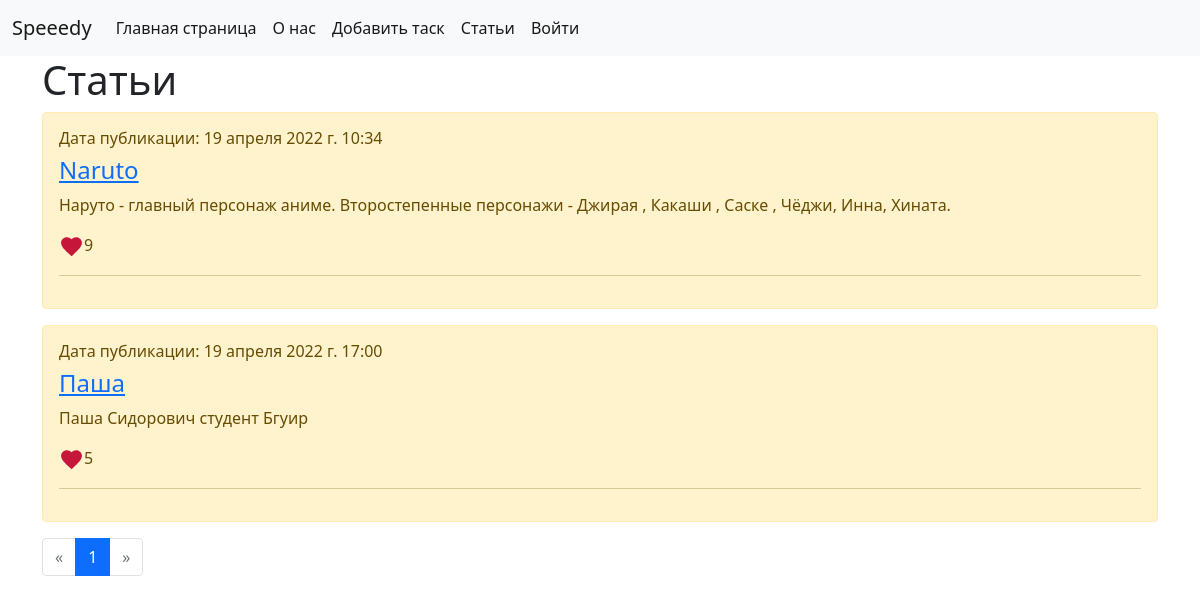
Page /articles on the earlier database version.
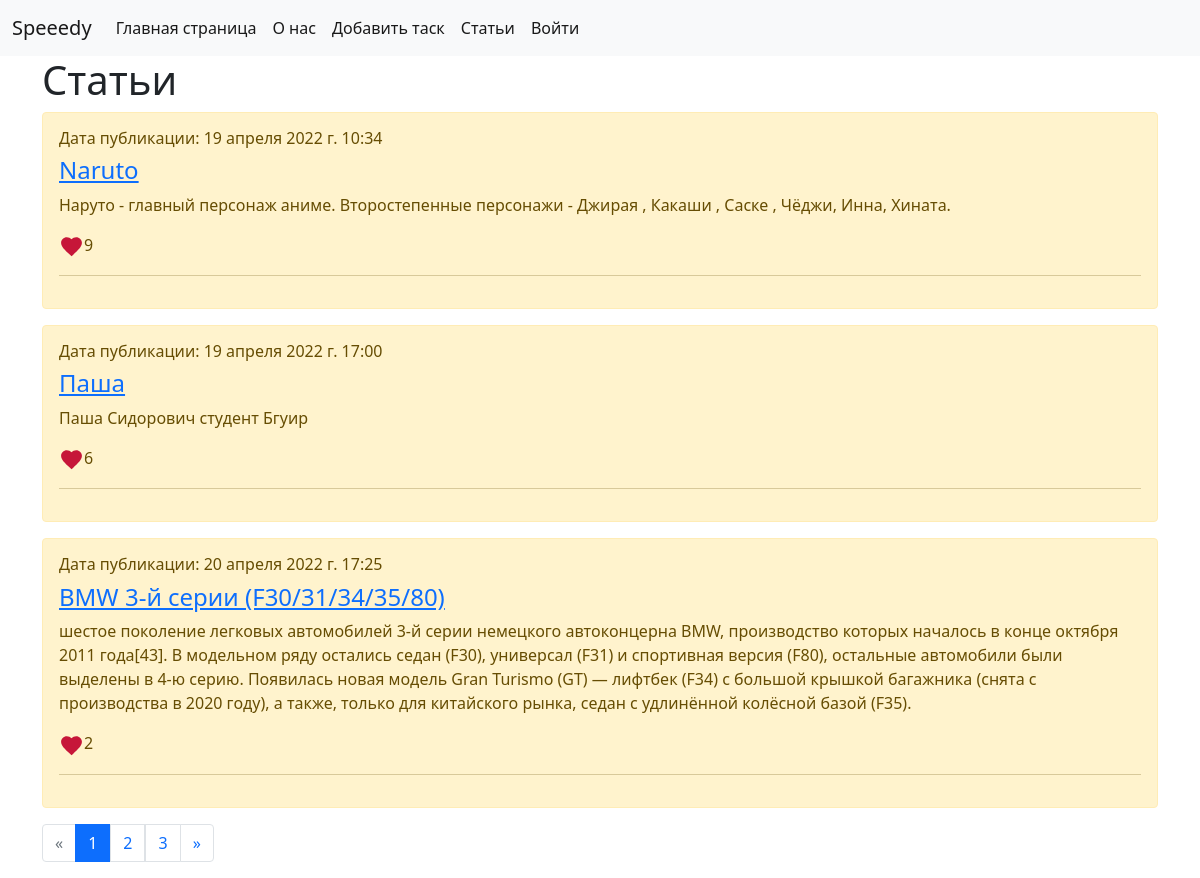
Same page on the later database version.
### main/models.py (models this page shows)
class Article(models.Model):
    class Meta:
        db_table = 'article'
    article_title = models.CharField(max_length=200)
    article_text = models.TextField()
    article_data = models.DateTimeField()
    article_likes = models.IntegerField(default=0)

### main/views.py (the view)
# urls.py: path('articles', views.articles, name='articles'),
def articles(request, page_number=1):
    articles = Article.objects.all()
    current_page = Paginator(articles, 3)
    return render(request, 'main/articles.html',
                  {'title': 'Стена', 'articles': current_page.page(page_number),
                   'username': auth.get_user(request).username})

### main/templates/main/articles.html (shortened to what this page needs)
{% extends 'main/base.html' %}
{% load static %} }}
{% block contects %}
    <h1>Статьи</h1>
    {% if articles %}
        {% for article in articles %}
            <div class="alert alert-warning mt-2">
                <h6>Дата публикации: {{ article.article_data }}</h6>
                <h4><a href="/articles/get/{{ article.id }}">{{ article.article_title }}</a></h4>
                <p>{{ article.article_text }}</p>
                <p><a href="/articles/addlike/{{ article.id }}/"> <img class="heart" src="{% static "heart.svg" %}"
                                                                       alt=""></a>{{ article.article_likes }}</p>
                <hr>
            </div>
        {% endfor %}
    {% else %}
        <p>Нет статьей</p>
    {% endif %}
    <nav aria-label="...">
        <ul class="pagination">
            {% if articles.has_previous %}
                <li class="page-item"><a class="page-link" href="/page/{{ articles.previous_page_number }}/">&laquo;</a></li>
            {% else %}
                <li class="page-item disabled"><a class="page-link" href="">&laquo;</a></li>
            {% endif %}
            {% for page in articles.paginator.page_range %}
                {% if page == articles.number %}
                    <li class="page-item active"><a class="page-link" href="/page/{{ page }}/">{{ page }}</a></li>
                {% else %}
                    <li><a class="page-link" href="/page/{{ page }}/">{{ page }}</a></li>
                {% endif %}
            {% endfor %}
            {% if articles.has_next %}
                <li class="page-item"><a class="page-link" href="/page/{{ articles.next_page_number }}/">&raquo;</a></li>
            {% else %}
                <li class="page-item disabled"><a class="page-link" href="">&raquo;</a></li>
            {% endif %}
        </ul>
    </nav>
{% endblock %}

Differences in the rows shown:
changed Article "Паша": article_likes "5" → "6"
added Article: article_data "20 апреля 2022 г. 17:25", article_title "BMW 3-й серии (F30/31/34/35/80)", article_text "шестое поколение легковых автомобилей 3-й серии немецкого автоконцерна BMW, производство которых началось в конце октября 2011 года[43]. В модельном ряду остались седан (F30), универсал (F31) и спортивная версия (F80), остальные автомобили были выделены в 4-ю серию. Появилась новая модель Gran Turismo (GT) — лифтбек (F34) с большой крышкой багажника (снята с производства в 2020 году), а также, только для китайского рынка, седан с удлинённой колёсной базой (F35).", article_likes "2"
Other differences:
new list line: "2"
new list line: "3"
